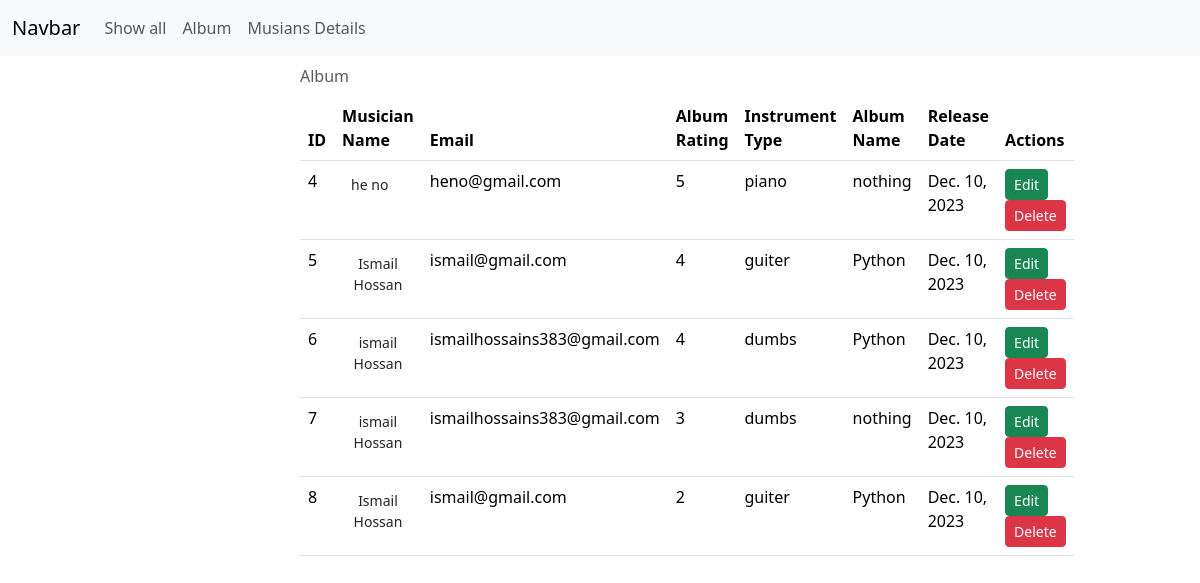
The page / on the database its author committed.
### album/models.py (models this page shows, shortened)
class AlbumModel(models.Model):
    Album_name = models.CharField(max_length=40)
    Album_release_date = models.DateField(auto_now_add=True)
    Rating_between = models.CharField(max_length=1,choices=CHOICES)
    musicians = models.ForeignKey(Musician,on_delete=models.CASCADE , related_name='albums')

### musician/models.py (models this page shows, shortened)
class Musician(models.Model):
    first_name = models.CharField(max_length=100)
    last_name = models.CharField(max_length=100)
    email = models.EmailField()
    phone_number = models.CharField(max_length=12)
    instruments_type = models.CharField(max_length=30)

### MusiciansDirectory/views.py (the view)
# urls.py: 2. Add a URL to urlpatterns:  path('', views.home, name='home')
def home(request):
    post = AlbumModel.objects.all()
    return render(request,'home.html',{'Data':post })

### templates/home.html
{% extends "base.html" %}
{% load crispy_forms_tags %}
{% block content %}
<div style="width: 50%; margin: auto;" class="">
    <table class="table caption-top">
        <caption>Album</caption>
        <thead>
          <tr>
            <th scope="col">ID</th>
            <th scope="col">Musician Name</th>
            <th scope="col">Email</th>
            <th scope="col">Album Rating</th>
            <th scope="col">Instrument Type</th>
            <th scope="col">Album Name</th>
            <th scope="col">Release Date</th>
            <th scope="col">Actions</th>
          </tr>
        </thead>
        <tbody>
        {% for musician in Data %}
            <tr>
                <td>{{ musician.id }}</td>
                <td><a href="{% url 'edit_musician' id=musician.musicians.id %}" class="btn btn-sm">{{ musician.musicians.first_name }} {{ musician.musicians.last_name }}</a></td>
                <td>{{ musician.musicians.email }}</td>
                <td>{{  musician.Rating_between}}</td>
                <td>{{ musician.musicians.instruments_type }}</td>
                <td>{{ musician.Album_name}}</td>
                <td>{{ musician.Album_release_date }}</td>
                <td>
                    <a href="{% url 'edit_album' id=musician.id %}" class="btn btn-success btn-sm" >Edit</a>
                    <a href="{% url 'delete_model' id=musician.id %}" class="btn btn-danger btn-sm">Delete</a>
                </td>
            </tr>
        {% endfor %}
        </tbody>
      </table>
</div>
{% endblock %}

### templates/base.html (shortened to what this page needs)
<!doctype html>
<html lang="en">
  <head>
    <link href="https://cdn.jsdelivr.net/npm/bootstrap@5.3.2/dist/css/bootstrap.min.css" rel="stylesheet">
  </head>
  <body>
    <nav class="navbar navbar-expand-lg bg-body-tertiary">
      <div class="container-fluid">
        <a class="navbar-brand" href="#">Navbar</a>
        <div class="collapse navbar-collapse" id="navbarNav">
          <ul class="navbar-nav">
            <li class="nav-item">
              <a class="nav-link " aria-current="page" href="{% url 'homepage' %}">Show all</a>
            </li>
            <li class="nav-item">
              <a class="nav-link" href="{% url 'index' %}">Album</a>
            </li>
            <li class="nav-item">
              <a class="nav-link" href="{% url 'show' %}">Musians Details</a>
            </li>
          </ul>
        </div>
      </div>
    </nav>
    {% block content  %}
    {% endblock   %}
  </body>
</html>

### rows shown on the page
AlbumModel: id "4", musicians.first_name "he", musicians.last_name "no", musicians.email "heno@gmail.com", Rating_between "5", musicians.instruments_type "piano", Album_name "nothing", Album_release_date "Dec. 10, 2023"
AlbumModel: id "5", musicians.first_name "Ismail", musicians.last_name "Hossan", musicians.email "ismail@gmail.com", Rating_between "4", musicians.instruments_type "guiter", Album_name "Python", Album_release_date "Dec. 10, 2023"
AlbumModel: id "6", musicians.first_name "ismail", musicians.last_name "Hossan", musicians.email "ismailhossains383@gmail.com", Rating_between "4", musicians.instruments_type "dumbs", Album_name "Python", Album_release_date "Dec. 10, 2023"
AlbumModel: id "7", musicians.first_name "ismail", musicians.last_name "Hossan", musicians.email "ismailhossains383@gmail.com", Rating_between "3", musicians.instruments_type "dumbs", Album_name "nothing", Album_release_date "Dec. 10, 2023"
AlbumModel: id "8", musicians.first_name "Ismail", musicians.last_name "Hossan", musicians.email "ismail@gmail.com", Rating_between "2", musicians.instruments_type "guiter", Album_name "Python", Album_release_date "Dec. 10, 2023"
